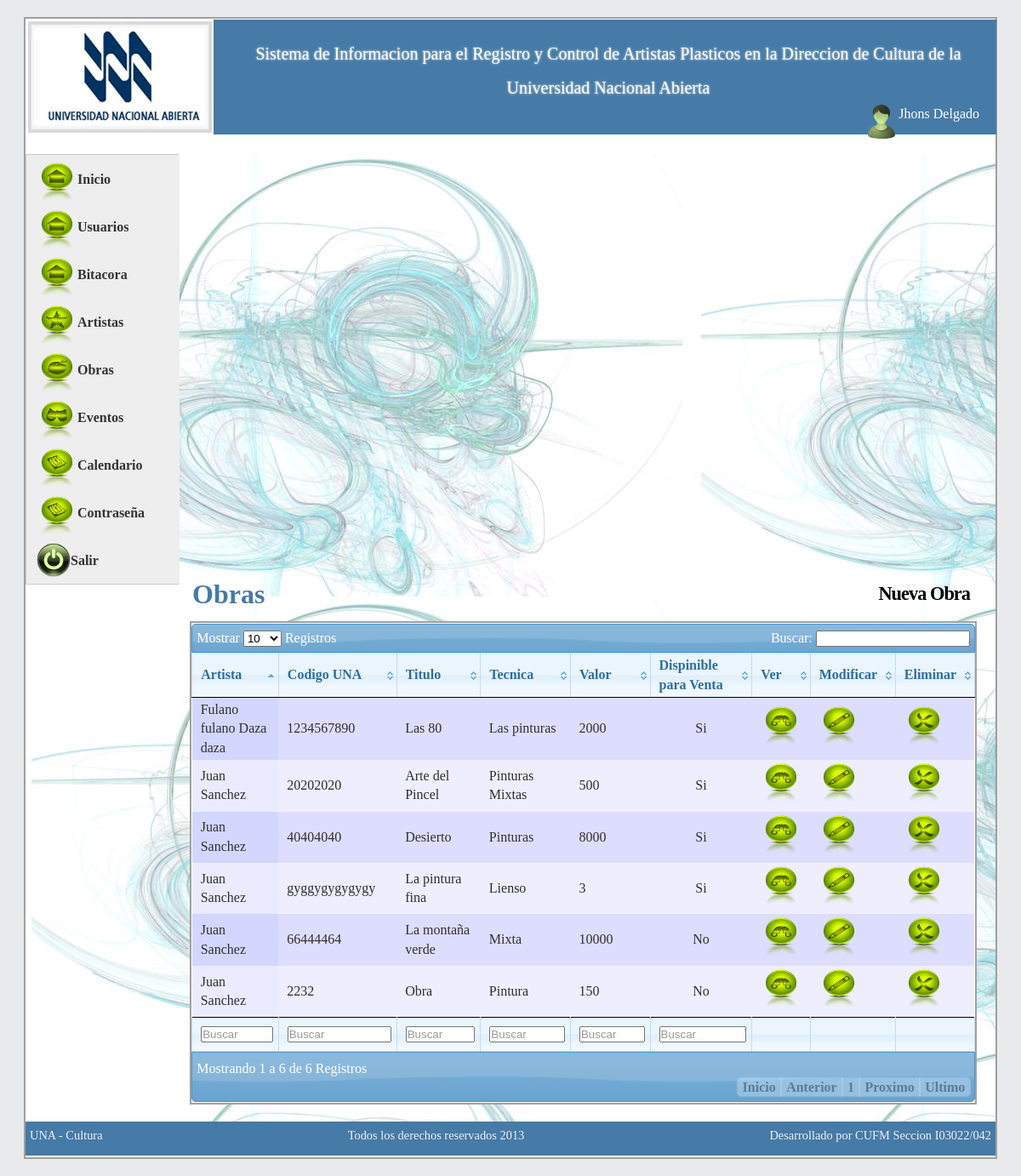
/sistema/controller/consulta_obras.php (signed in), run on the app's committed database.
### tables this page shows
CREATE TABLE IF NOT EXISTS `usuarios` (
  `id_usuarios` int(11) NOT NULL AUTO_INCREMENT,
  `usuario` varchar(50) NOT NULL,
  `clave` text NOT NULL,
  `estatus` int(1) NOT NULL,
  `usuario_reg` int(11) NOT NULL,
  `fecha_reg` date NOT NULL,
  `hora_reg` time NOT NULL,
  `usuario_mod` int(11) NOT NULL,
  `fecha_mod` date NOT NULL,
  `hora_mod` time NOT NULL,
  `intentos` int(11) NOT NULL,
  `tipo` varchar(10) NOT NULL,
  `nombre` varchar(100) NOT NULL,
  `apellido` varchar(100) NOT NULL,
  `tipo_cedula` varchar(1) NOT NULL,
  `num_cedula` int(11) NOT NULL,
  `email` varchar(100) DEFAULT NULL,
  `telefono` varchar(11) DEFAULT NULL,
  `cambioclave` varchar(1) NOT NULL DEFAULT 's',
  `session` int(11) NOT NULL DEFAULT '0',
  PRIMARY KEY (`id_usuarios`),
  UNIQUE KEY `usuario` (`usuario`),
  KEY `estatus` (`estatus`)
);

CREATE TABLE IF NOT EXISTS `obras` (
  `id_obras` int(11) NOT NULL AUTO_INCREMENT,
  `titulo` varchar(60) NOT NULL,
  `tecnica` varchar(50) NOT NULL,
  `dimensiones` varchar(50) NOT NULL,
  `valor` int(50) NOT NULL,
  `para_la_venta` tinyint(1) NOT NULL,
  `observaciones` varchar(255) DEFAULT NULL,
  `fecha_reg` date NOT NULL,
  `hora_reg` time NOT NULL,
  `usuario_reg` int(11) NOT NULL,
  `fecha_mod` date DEFAULT NULL,
  `hora_mod` time DEFAULT NULL,
  `usuario_mod` int(11) DEFAULT NULL,
  `estatus` int(11) NOT NULL,
  `id_artistas` int(11) NOT NULL,
  `codigo_una` varchar(100) NOT NULL,
  `fecha_obra` date NOT NULL,
  `foto` text NOT NULL,
  PRIMARY KEY (`id_obras`),
  UNIQUE KEY `id_obras` (`id_obras`),
  KEY `id_artistas` (`id_artistas`),
  KEY `id_artistas_2` (`id_artistas`),
  KEY `estatus` (`estatus`)
);

CREATE TABLE IF NOT EXISTS `artistas` (
  `id_artistas` int(11) NOT NULL AUTO_INCREMENT,
  `tp_cedula` char(1) NOT NULL,
  `num_cedula` int(20) NOT NULL,
  `nombre` varchar(50) NOT NULL,
  `apellido` varchar(50) NOT NULL,
  `direccion` text NOT NULL,
  `estado` int(11) NOT NULL,
  `telefono` int(20) NOT NULL,
  `correo` varchar(50) NOT NULL,
  `num_obras` int(11) NOT NULL,
  `fecha_reg` date DEFAULT NULL,
  `usuario_reg` int(11) DEFAULT NULL,
  `hora_reg` time DEFAULT NULL,
  `estatus` int(11) NOT NULL,
  `usuario_mod` int(11) NOT NULL,
  `fecha_mod` date NOT NULL,
  `hora_mod` time NOT NULL,
  PRIMARY KEY (`id_artistas`),
  KEY `estatus` (`estatus`),
  KEY `estado` (`estado`)
);

### sistema/controller/consulta_obras.php (called while the page is built, shortened)
<?php
$obras = new Obras();
$consulta = $obras->consulta_obras();
include '../web/layout/index.php';
?>

### sistema/model/BDculturaconexion.php (called while the page is built, shortened)
<?php
class BDculturaconexion {
    private $conexion;
    public function conectar() {
        if (!isset($this->conexion)) {
            $this->conexion = (mysql_connect("localhost", "root", "12345678")) or die(mysql_error());
        }
    }
    public function ejecutarsql($sql) {
        $resultado = mysql_query($sql, $this->conexion);
        return $resultado;
    }
}
?>

### sistema/model/Usuarios.php (called while the page is built, shortened)
<?php
class Usuarios extends BDculturaconexion {
    public function detalle($id) {
        $sql = "Select * from usuarios WHERE id_usuarios = '$id'";
        $consulta = $this->ejecutarsql($sql);
        return $consulta;
    }
}
?>

### sistema/model/Obras.php (called while the page is built, shortened)
<?php
class Obras extends BDculturaconexion {
     public function consulta_obras() {
         if ($_SESSION['tipo'] == 'admin') {
        $sql = "select * from obras where estatus = '1'";
         }
         else {
          $sql = "select * from obras o
            INNER JOIN artistas a ON (o.id_artistas = a.id_artistas)
        where a.estatus = '1'";
         }
        $consulta = $this->ejecutarsql($sql);
        return $consulta;
    }
}
?>

### sistema/model/Artista.php (called while the page is built, shortened)
<?php
class Artista extends BDculturaconexion {
    public function busqueda_art($id) {
        $sql = "select nombre, apellido from artistas WHERE id_artistas = '$id'";
        $consulta = $this->ejecutarsql($sql);
        $consulta = mysql_fetch_array($consulta);
        return $consulta;
    }
}
?>

### sistema/views/obras/index.php (the view, shortened to what this page needs)
<div>
    <div  style="float: left;margin-left: 25px;"><h1 style="color: #467aa7;">Obras</h1></div>
    <div style="float: right; margin-right: 30px;"><h3><a href="obras.php">Nueva Obra</a></h3></div>
</div>
<br />
<div id="container">
    <div id="demo">
        <table cellpadding="0" cellspacing="0" border="0" class="display" id="example">
            <thead>
                <tr>
                    <th>Artista</th>
                    <th>Codigo UNA</th>
                    <th>Titulo</th>
                    <th>Tecnica</th>
                    <th>Valor</th>
                    <th>Dispinible para Venta</th>
                    <th>Ver</th>
                    <?php if ($_SESSION['tipo'] == 'admin') { ?>
                    <th>Modificar</th>
                    <th>Eliminar</th>
                     <?php } ?>
                </tr>
            </thead>
            <tbody>
                <?php
                $art = new Artista();
                while ($lista = mysql_fetch_array($consulta)) {
                    ?>
                    <tr class="gradeC">
                        <td><?php
                            $var = $art->busqueda_art($lista['id_artistas']);
                            echo ucfirst($var['nombre']) . ' ' . ucfirst($var['apellido']);
                            ?></td>
                        <td><?php echo $lista['codigo_una']; ?></td>
                        <td><?php echo ucfirst($lista['titulo']); ?></td>
                        <td><?php echo ucfirst($lista['tecnica']); ?></td>
                        <td><?php echo $lista['valor']; ?></td>
                        <td><center><?php echo $lista['para_la_venta'] == '1' ? 'Si' : 'No'; ?></center></td>
                <td><a href="detalle_obra.php?id=<?php echo $lista['id_obras']; ?>" ><img src="../web/image/buscar.png" width="48px" height="48px" style="text-align: center;" /></a></td>
               <?php if ($_SESSION['tipo'] == 'admin') { ?>
                <td><a href="obras.php?id=<?php echo $lista['id_obras']; ?>" ><img src="../web/image/editar.png" width="48px" height="48px" style="text-align: center;" /></a></td>
                <td><a href="eliminar_obra.php?id=<?php echo $lista['id_obras']; ?>" ><img src="../web/image/eliminar.png" width="48px" height="48px" style="text-align: center;" /></a></td>
          <?php } ?>
        </tr>
                <?php
            }
            ?>
            </tbody>
            <tfoot>
                <tr>
                    <th><input type="text" name="search_id_artistas" value="Buscar" class="search_init" /></th>
                    <th><input type="text" name="search_codigo_una" value="Buscar" class="search_init" /></th>
                    <th><input type="text" name="search_titulo" value="Buscar" class="search_init" /></th>
                    <th><input type="text" name="search_tecnica" value="Buscar" class="search_init" /></th>
                    <th><input type="text" name="search_valor" value="Buscar" class="search_init" /></th>
                    <th><input type="text" name="search_estatus" value="Buscar" class="search_init" /></th>
                    <th></th>
                   <?php if ($_SESSION['tipo'] == 'admin') { ?>
                    <th></th>
                    <th></th>
                        <?php } ?>
                </tr>
            </tfoot>
        </table>
    </div>
</div>

### sistema/web/layout/header.php
<div id="header">
    <div style="width: 20%; float: left">
        <img src="../web/image/logo.png" alt="logo" />
    </div>
    <div style="width: 80%; float: right;">
        <p style="font-size: 20px; line-height: 40px; text-align: center; margin-left: 30px; margin-right: 30px; margin-top: 20px; text-shadow: 0px 0px 3px #F2F2F2;" >
            Sistema de Informacion para el Registro y Control de Artistas Plasticos en la Direccion de Cultura de la Universidad Nacional Abierta
        </p>
 <?php
        if ($_SESSION['usuario'] != '') {
            ?>
    <div style="color: #FFF; font-size: 16px; width: 200px; float: right; margin-right: 20px;" >
        <?php
        $id = @$_SESSION['usuario'];
        $user = new Usuarios();
        $usuario = $user->detalle($id);
        $usuario = mysql_fetch_array($usuario);
        ?>
        <div style="float: right;">
        <p style="float: right;"> <span style="margin-top: 1px;"><?php echo ucfirst($usuario['nombre']) . ' ' . ucfirst($usuario['apellido']); ?></span>   </p>
           </div>
        <div style="float: right;" ><img src="../web/css/images/usuario.png" width="40" /></div>
    </div>
        <?php } ?>
    </div>
</div>

### sistema/web/css/style_plantilla.css (style rules this page uses)
body { Tahoma,Arial,sans-serif;line-height:1.4em;text-align:center;color:#303030;background:#e8eaec }
* { margin:0;padding:0 }
a { color:#000;font-weight:bold;text-decoration:none;background-color:inherit }
a img { border:none }
#container { width:95%;margin:20px auto;padding:1px 0;text-align:left;background:#fff;color:#303030;border:2px solid #a0a0a0 }
#header { height:135px;width:100%;margin:0 1px 1px 1px;background:#467aa7;color:#fff }
#content h3 { margin:0 0 5px 0;font-size:1.4em;letter-spacing:-1px }

### sistema/web/css/datatable/demo_table.css (style rules this page uses)
table.display { margin: 0 auto; clear: both; width: 100%; }
table.display thead th { padding: 3px 18px 3px 10px; border-bottom: 1px solid black; font-weight: bold; cursor: pointer; * cursor: hand; }
table.display tfoot th { padding: 3px 18px 3px 10px; border-top: 1px solid black; font-weight: bold; }
table.display td { padding: 3px 10px; }
table.display tr.odd.gradeC { background-color: #ddddff; }
table.display tr.even.gradeC { background-color: #eeeeff; }
tr.odd { background-color: #E2E4FF; }
tr.even { background-color: white; }
tfoot input { margin: 0.5em 0; width: 100%; color: #444; }
tfoot input.search_init { color: #999; }
tr.odd td.sorting_1 { background-color: #D3D6FF; }
tr.even td.sorting_1 { background-color: #EAEBFF; }
tr.odd.gradeC td.sorting_1 { background-color: #c4c4ff; }
tr.even.gradeC td.sorting_1 { background-color: #d5d5ff; }
table.display tr.gradeC { background-color: #ddddff; }

### data on the page
usuarios: nombre "Jhons", apellido "Delgado"
obras: id_artistas.nombre "Juan", id_artistas.apellido "Sanchez", codigo_una "20202020", titulo "Arte del Pincel", tecnica "Pinturas Mixtas", valor "500", para_la_venta "Si"
obras: id_artistas.nombre "Juan", id_artistas.apellido "Sanchez", codigo_una "40404040", titulo "Desierto", tecnica "Pinturas", valor "8000", para_la_venta "Si"
obras: id_artistas.nombre "Juan", id_artistas.apellido "Sanchez", codigo_una "gyggygygygygy", titulo "La pintura fina", tecnica "Lienso", valor "3", para_la_venta "Si"
obras: id_artistas.nombre "Juan", id_artistas.apellido "Sanchez", codigo_una "66444464", titulo "La montaña verde", tecnica "Mixta", valor "10000", para_la_venta "No"
obras: id_artistas.nombre "Juan", id_artistas.apellido "Sanchez", codigo_una "2232", titulo "Obra", tecnica "Pintura", valor "150", para_la_venta "No"
obras: id_artistas.nombre "Fulano fulano", id_artistas.apellido "Daza daza", codigo_una "1234567890", titulo "Las 80", tecnica "Las pinturas", valor "2000", para_la_venta "Si"
